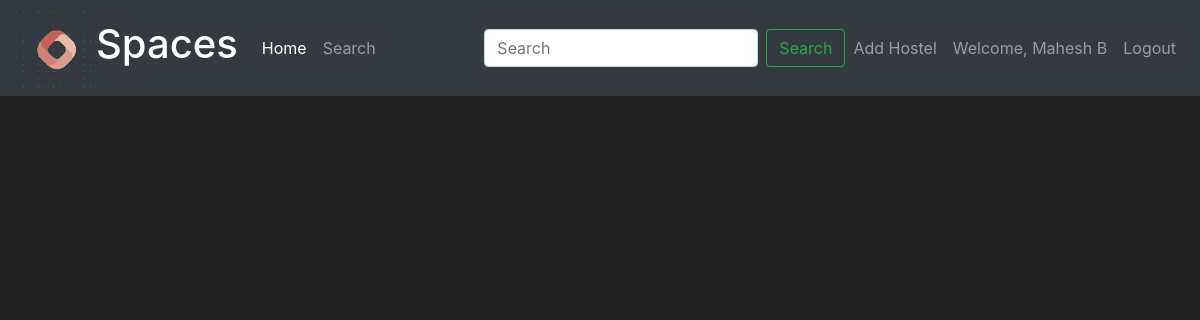
/search (signed in), run on an earlier commit of the app's database.
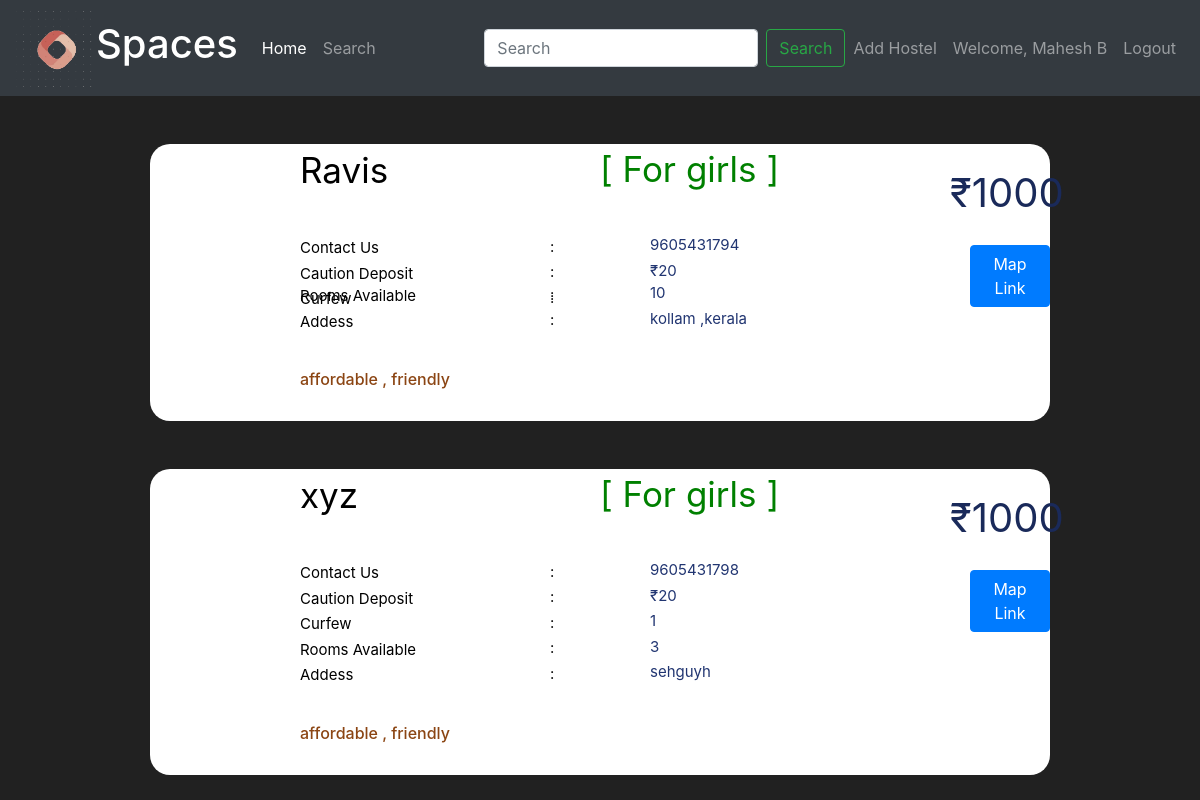
And on a later commit of the database.
### market/models.py (models this page shows, shortened)
class User(db.Model, UserMixin):
    id = db.Column(db.Integer(), primary_key=True)
    username = db.Column(db.String(length=30), nullable=False, unique=True)
    email_address = db.Column(db.String(length=50), nullable=False, unique=True)
    password_hash = db.Column(db.String(length=60), nullable=False)
    hostel = db.relationship('Hostels', backref='owned_user', lazy=True)
    @property
    def password(self):
        return self.password

class Hostels(db.Model):
    id = db.Column(db.Integer(), primary_key=True)
    hs_name = db.Column(db.String(length=30), nullable=False, unique=True)
    hs_address = db.Column(db.String(length=1024), nullable=False, unique=True)
    hs_contact = db.Column(db.Integer(), nullable=False)
    hs_rent = db.Column(db.Integer(), nullable=False)
    hs_description = db.Column(db.String(length=1024), nullable=False)
    rooms = db.Column(db.Integer(), nullable=False)
    caution = db.Column(db.Integer(), nullable=False)
    curfew = db.Column(db.String(length=30), nullable=False)
    maps_link = db.Column(db.String(length=1024), nullable=True, unique=True)
    type = db.Column(db.String(length=30), nullable=False)
    owner = db.Column(db.Integer(), db.ForeignKey('user.id'))

### market/routes.py (the view)
@app.route('/search', methods=['GET', 'POST'])
@login_required
def search_page():
    hostels = Hostels.query.all()
    return render_template('search.html', hostels=hostels)

### market/models.py (called while the page is built)
@login_manager.user_loader
def load_user(user_id):
    return User.query.get(int(user_id))

### market/templates/search.html (shortened to what this page needs)
<!doctype html>
<html lang="en">
   <head>
      <link rel="stylesheet" href="https://cdn.jsdelivr.net/npm/bootstrap@4.5.3/dist/css/bootstrap.min.css">
       <link rel="stylesheet" href="https://cdnjs.cloudflare.com/ajax/libs/font-awesome/4.7.0/css/font-awesome.min.css">
   </head>
   <body>
    <nav class="navbar navbar-expand-md navbar-dark bg-dark">
        <div class = "logo">
            <img src="{{ url_for('static', filename='images/logo.png')}}">
       </div>
      <a class="navbar-brand" ><h1>Spaces</h1></a>
      <div class="collapse navbar-collapse" id="navbarNav">
        <ul class="navbar-nav mr-auto">
            <li class="nav-item active">
                <a class="nav-link" href="{{ url_for('home_page') }}">Home <span class="sr-only">(current)</span></a>
            </li>
            <li class="nav-item">
                <a class="nav-link" href="{{ url_for('search_page') }}">Search</a>
            </li>
        </ul>
          {% if current_user.is_authenticated %}
            <form class="form-inline" method="GET" action="{{url_for('searches')}}">
                <input class="form-control mr-sm-2" type="search" placeholder="Search" aria-label="Search" name="q">
                <button class="btn btn-outline-success my-2 my-sm-0" type="submit">Search</button>
            </form>
            <ul class="navbar-nav">
                <li class="nav-item">
                    <a class="nav-link" href="{{ url_for('add_hostel') }}">Add Hostel</a>
                </li>
                <li class="nav-item">
                    <a class="nav-link">Welcome, {{ current_user.username }}</a>
                </li>
                <li class="nav-item">
                    <a class="nav-link" href="{{ url_for('logout_page') }}">Logout</a>
                </li>
            </ul>
          {% endif %}
      </div>
    </nav>
        {% for hostel in hostels %}
            <br><br>
            <div class="hostel">
                <p id="name">{{ hostel.hs_name }}</p>
                    <p id="rent">₹{{ hostel.hs_rent }}</p>
                    <br>
                    <p id="type">[ For {{ hostel.type }} ]</p>
                    <div id="link">
                        <a href="{{ hostel.maps_link }}"><button type="button" class="btn btn-primary">Map Link</button></a>
                    </div>
                    <div class="member">
                        <p class="contact">Contact Us</p><p class="colon"> : </p><p class="result">{{ hostel.hs_contact }}</p>
                        <p class="contact">Caution Deposit</p><p class="colon"> : </p><p class="result">₹{{ hostel.caution }}</p>
                        <p class="contact">Curfew</p><p class="colon"> : </p><p class="result">{{ hostel.curfew }}</p>
                        <p class="contact">Rooms Available</p><p class="colon"> : </p><p class="result">{{ hostel.rooms }}</p>
                        <p class="contact">Addess</p><p class="colon"> : </p><p class="result">{{ hostel.hs_address }}</p>
                    </div>
                    <br>
                    <div class="des">
                        <h6>{{ hostel.hs_description }}</h6>
                    </div>
                    <br>
            </div>
            {% endfor %}
   </body>
</html>

### market/templates/search.html (style rules this page uses)
.logo img { float: left; width: 80px; height:80px; }
.hostel { margin-left:150px; width:75%; background-color: white; border-radius: 20px; }
#name { font-size: 35px; margin-left: 150px; color: black; }
.contact { color : black; margin-left: 100px; font-size: 15px; margin-top: -10px }
.colon { color : black; margin-left: 350px; font-size: 15px; margin-top: -40px; }
.result { color:#213571 ; margin-left: 450px; font-size: 15px; margin-top: -40px; }
.member { margin-top:-70px; margin-left:50px; }
#rent { color : #1a2a5a; margin-left: 800px; margin-top: -50px; font-size: 40px; }
#type { margin-left: 450px; color: rgb(0,128,0); margin-top:-120px; font-size: 35px; }
.des { font-size: 20px; width: 75%; margin-left: 150px; color: #8b4513 ; }
#link { margin-left: 820px; margin-top:50px; }
body { background-color: #212121; color: white }

What changed in the data, as far as the page shows it:
added Hostels: hs_name "Ravis", hs_rent "1000", type "girls", hs_contact "9605431794", caution "20", rooms "10", hs_address "kollam ,kerala", hs_description "affordable , friendly"
added Hostels: hs_name "xyz", hs_rent "1000", type "girls", hs_contact "9605431798", caution "20", curfew "1", rooms "3", hs_address "sehguyh", hs_description "affordable , friendly"
